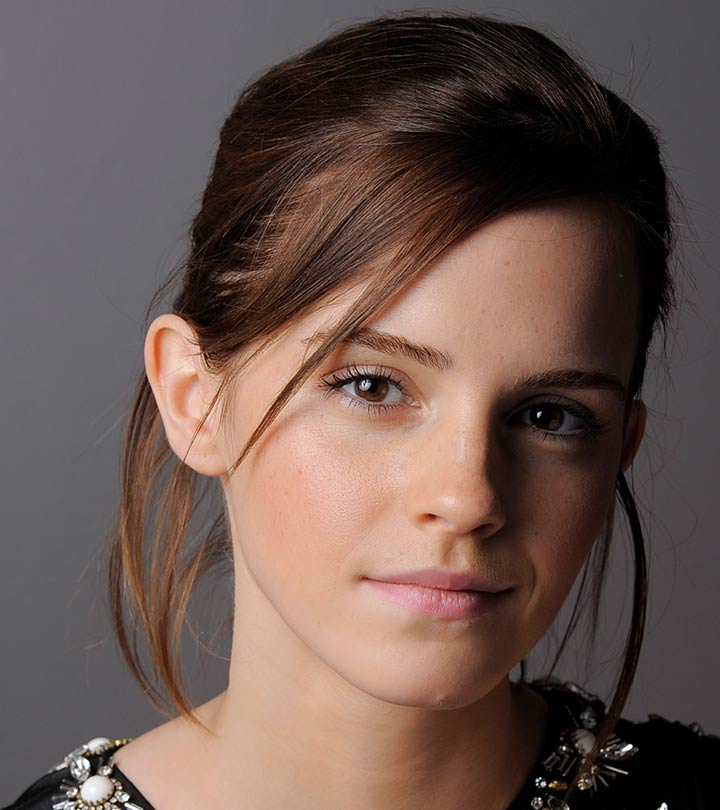
#> input picture images/emma.jpg, 720 x 810 px, found by its file name
$ jupyter execute 01_open_image.ipynb
#> lines starting #> are read from the running program, lines starting #| are printed output that depends on the picture
[cell 1]
import cv2 as cv
import numpy as np
import matplotlib.pyplot as plt

im_path = r"D:\Academics\EN3160 - Image Processing and Machine Vision\images\emma.jpg"

im = cv.imread(r"D:\Academics\EN3160 - Image Processing and Machine Vision\images\emma.jpg")
#> im is the input picture: shape (810, 720, 3); mean B, G, R 80.1, 87.4, 106.8

fig, ax = plt.subplots(1,1, figsize=(5,5))
ax.imshow(cv.cvtColor(im, cv.COLOR_BGR2RGB))
ax.xaxis.set_ticks_position('top')
plt.show()

[cell 2]
print("image shape: ", im.shape)
#| image shape:  (810, 720, 3)
print("image type: ", im.dtype)
#| image type:  uint8
print("image size: ", im.size)
#| image size:  1749600

[cell 3]
#incread=sing the brightness

im1 = cv.imread(im_path, cv.IMREAD_GRAYSCALE)
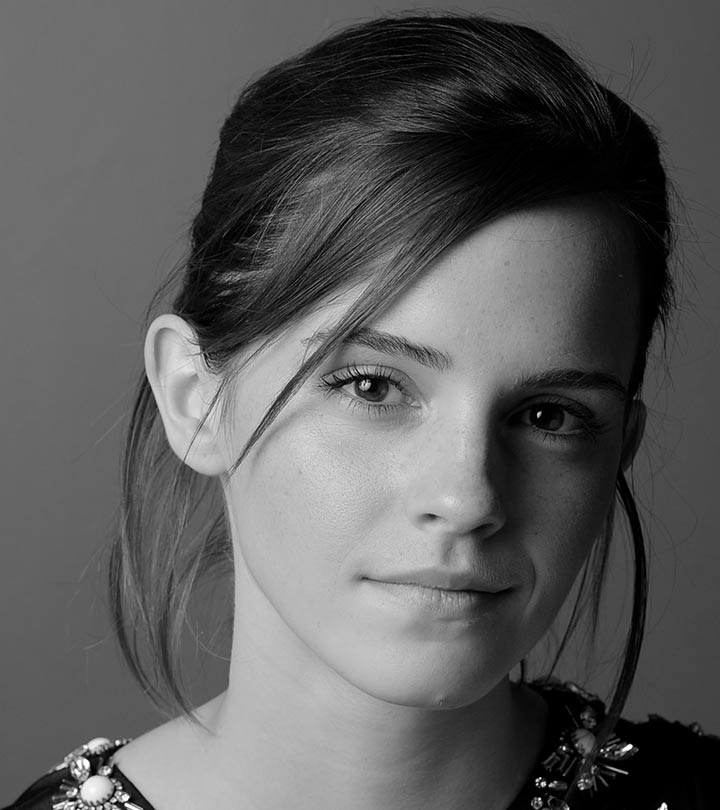
#> im1: shape (810, 720); min 0, max 255, mean 92.3
im2 = cv.add(im1, 100)
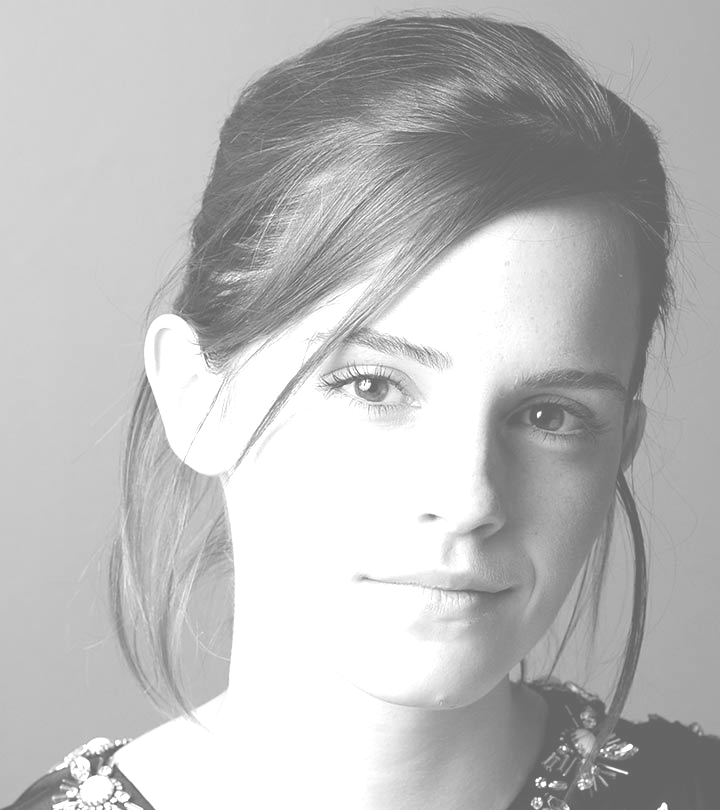
#> im2: shape (810, 720); min 100, max 255, mean 187.3

fig, ax = plt.subplots(1,2, figsize=(10,5))
ax[0].imshow(im1, cmap='gray', vmin=0, vmax=255)
ax[1].imshow(im2, cmap='gray', vmin=0, vmax=255)
plt.show()
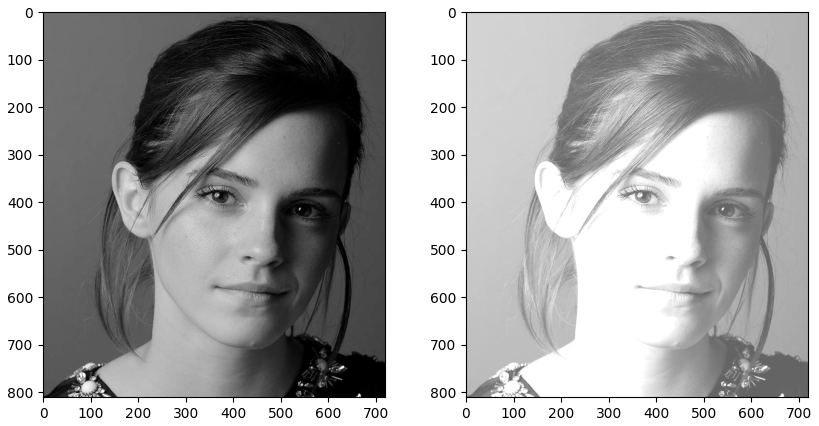
#> figure drawn by matplotlib, 2 panels

$ run again, with images/girl.jpg copied over images/emma.jpg
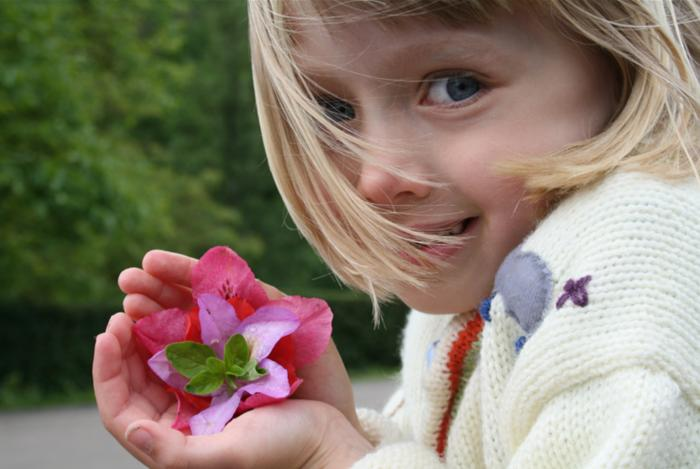
#> input picture images/girl.jpg, 700 x 469 px, found by its file name
#> im is the input picture: shape (469, 700, 3); mean B, G, R 108.3, 123.9, 136.1
#| image shape:  (469, 700, 3)
#| image type:  uint8
#| image size:  984900
#> `im2 = cv.add(im1, 100)`:
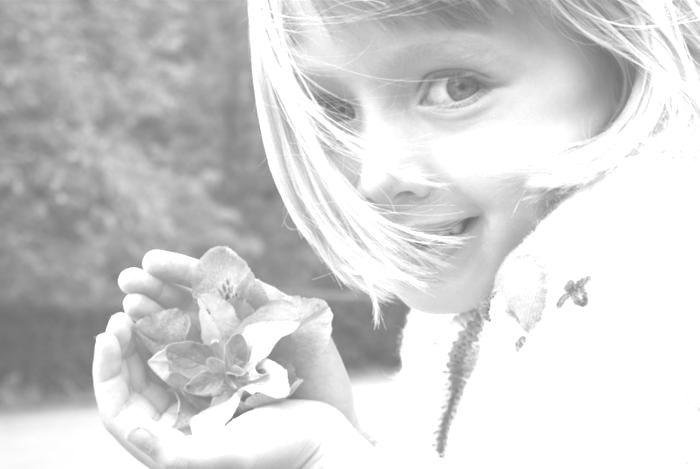
#> im2: shape (469, 700); min 102, max 255, mean 210.1
#> `plt.show()`:
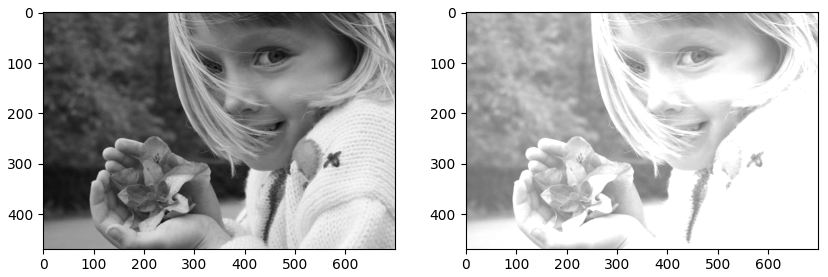
#> figure drawn by matplotlib, 2 panels

$ run again, with images/jeniffer.jpg copied over images/emma.jpg
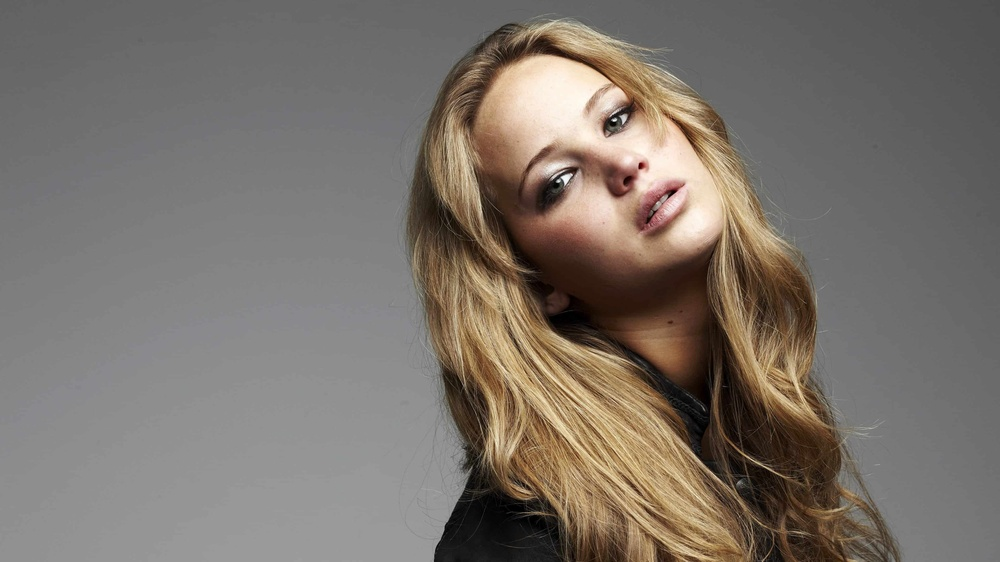
#> input picture images/jeniffer.jpg, 1000 x 562 px, shrunk from 3840 x 2160 before the run, found by its file name
#> im is the input picture: shape (562, 1000, 3); mean B, G, R 106.8, 114.3, 122.3
#| image shape:  (562, 1000, 3)
#| image type:  uint8
#| image size:  1686000
#> `im2 = cv.add(im1, 100)`:
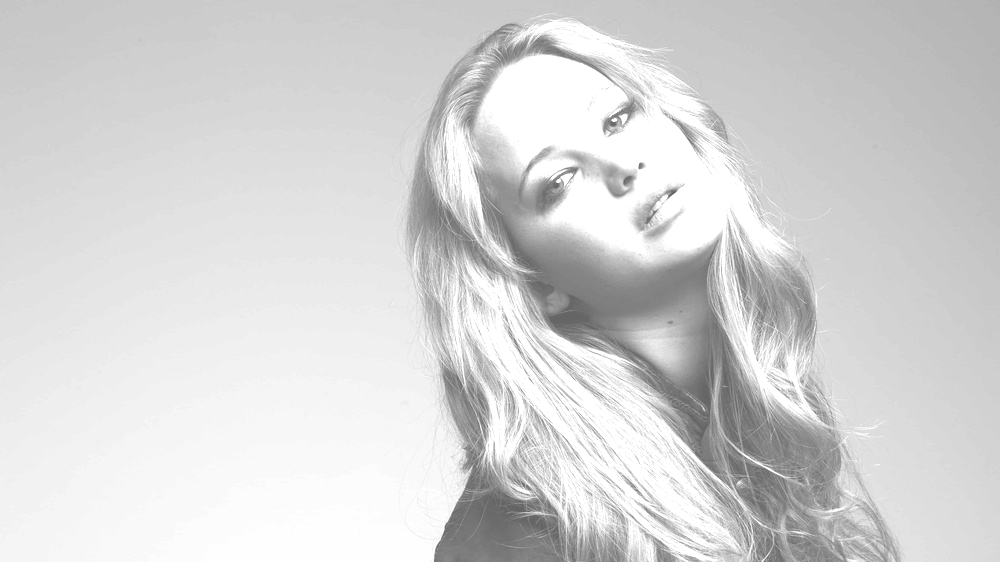
#> im2: shape (562, 1000); min 100, max 255, mean 212.7
#> `plt.show()`:
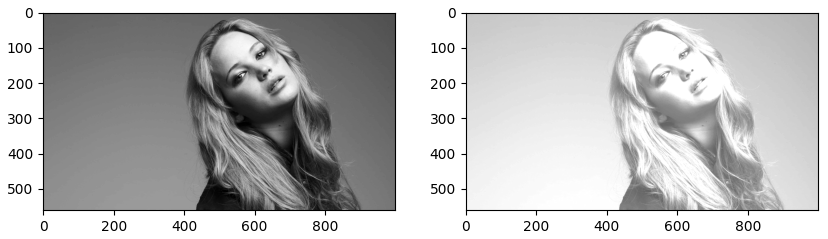
#> figure drawn by matplotlib, 2 panels
